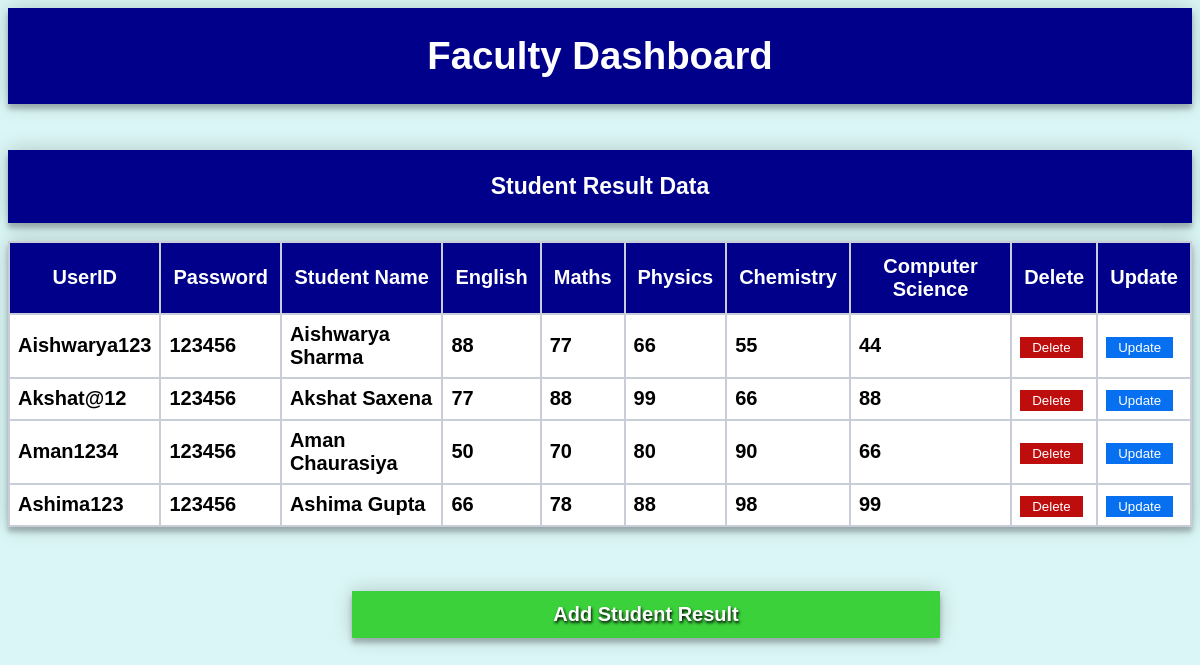
Page /dashboard.php on the committed database.
### tables this page shows
CREATE TABLE `studentmarks` (
  `User` varchar(50) NOT NULL,
  `English` int(10) NOT NULL,
  `Maths` int(10) NOT NULL,
  `Physics` int(10) NOT NULL,
  `Chemistry` int(10) NOT NULL,
  `ComputerScience` int(10) NOT NULL,
  `Pass` text NOT NULL,
  `Name` text NOT NULL
);

### dashboard.php (the view, shortened to what this page needs)
<!DOCTYPE html>
<html lang="en">
<head>
    <link rel="stylesheet" href="./dashboard.css">
</head>
<body>
    <div class="container">
        <div class="Fcontainer">
            <div class="head"><h1>Faculty Dashboard</h1></div>
            <div class ="head1"><p>Student Result Data</p></div>
 <br>
 <table  id="tabledata">
 <tr >
 <th>UserID</th>
 <th>Password</th>
 <th>Student Name</th>
 <th>English</th>
 <th>Maths</th>
 <th>Physics</th>
 <th>Chemistry</th>
 <th>Computer Science</th>
 <th>Delete</th>
 <th>Update</th>
 </tr >
 <?php
$con = mysqli_connect('localhost','root');
$db="demo";
mysqli_select_db($con,$db);
 $q = "select * from studentmarks ";
 $query = mysqli_query($con,$q);
 while($res = mysqli_fetch_array($query)){
 ?>
 <tr class="text-center">
 <td> <?php echo $res['User'];  ?> </td>
 <td> <?php echo $res['Pass']; ?></td>
 <td> <?php echo $res['Name']; ?></td>
 <td> <?php echo $res['English'];  ?> </td>
 <td> <?php echo $res['Maths'];  ?> </td>
 <td> <?php echo $res['Physics'];  ?> </td>
 <td> <?php echo $res['Chemistry'];  ?> </td>
 <td> <?php echo $res['ComputerScience'];  ?> </td>
 <td> <button class="btndel"> <a href="delete.php?User=<?php echo $res['User']; ?>" class="text-white"> Delete </a>  </button> </td>
 <td> <button class="btnupd"> <a href="update.php?User=<?php echo $res['User']; ?>" class="text-white"> Update </a> </button> </td>
 </tr>
 <?php
 }
  ?>
 </table>
 <div class="Insert">
 <button class="btnin"><a href="./insert.php">Add Student Result</a></button>
 </div>
        </div>
    </div>
</body>
</html>

### dashboard.css (style rules this page uses)
body { background-color: rgb(219, 246, 246); }
.head { text-align: center; font-size: larger; font-family: arial; font-weight:bolder; color: white; background-color: darkblue; padding: 0.01vh; box-shadow: 0 0 20px 0 rgba(0, 0, 0, 0.2), 0 5px 5px 0 rgba(0, 0, 0, 0.24) }
.Fcontainer .head1 { background-color: darkblue; margin-top: 2em; box-shadow: 0 0 20px 0 rgba(0, 0, 0, 0.2), 0 5px 5px 0 rgba(0, 0, 0, 0.24); text-align: center; font-size: 23px; font-family: arial; font-weight:bolder; color: white; padding: 0.1px; }
table { background-color: rgb(200, 205, 215); font-size: 20px; margin: 0 auto; font-family: arial; font-weight:bolder; box-shadow: 0 0 20px 0 rgba(0, 0, 0, 0.2), 0 5px 5px 0 rgba(0, 0, 0, 0.24); }
tr { background-color: white; }
th { background-color: darkblue; border: 2px solid darkblue; padding: 0.5em; color: white; }
td { padding: 0.4em; }
a { text-decoration: none; color: rgb(16, 9, 9); }
.Insert { margin-top: 4em ; margin-left: 21.5em; }
.btnin { width: 70%; padding: 0.5em; font-size: 20px; background-color: rgb(58, 209, 58); border: 2px solid rgb(58, 209, 58); box-shadow: 0 0 20px 0 rgba(0, 0, 0, 0.2), 0 5px 5px 0 rgba(0, 0, 0, 0.24); cursor: pointer; }
.btnin a { color: white; text-shadow: 1px 2px 3px black; font-family: arial; font-weight:bolder; }
.btndel { background-color: rgb(189, 13, 13); border: 2px solid rgb(189, 13, 13) ; }
.btndel a { color: white; padding: 0.3em; }
.btnupd { background-color: rgb(7, 112, 240); border: 2px solid rgb(7, 112, 240) ; }
.btnupd a { color: white; padding: 0.3em; }

### rows in the picture
studentmarks: User "Aishwarya123", Pass "123456", Name "Aishwarya Sharma", English "88", Maths "77", Physics "66", Chemistry "55", ComputerScience "44"
studentmarks: User "Akshat@12", Pass "123456", Name "Akshat Saxena", English "77", Maths "88", Physics "99", Chemistry "66", ComputerScience "88"
studentmarks: User "Aman1234", Pass "123456", Name "Aman Chaurasiya", English "50", Maths "70", Physics "80", Chemistry "90", ComputerScience "66"
studentmarks: User "Ashima123", Pass "123456", Name "Ashima Gupta", English "66", Maths "78", Physics "88", Chemistry "98", ComputerScience "99"
